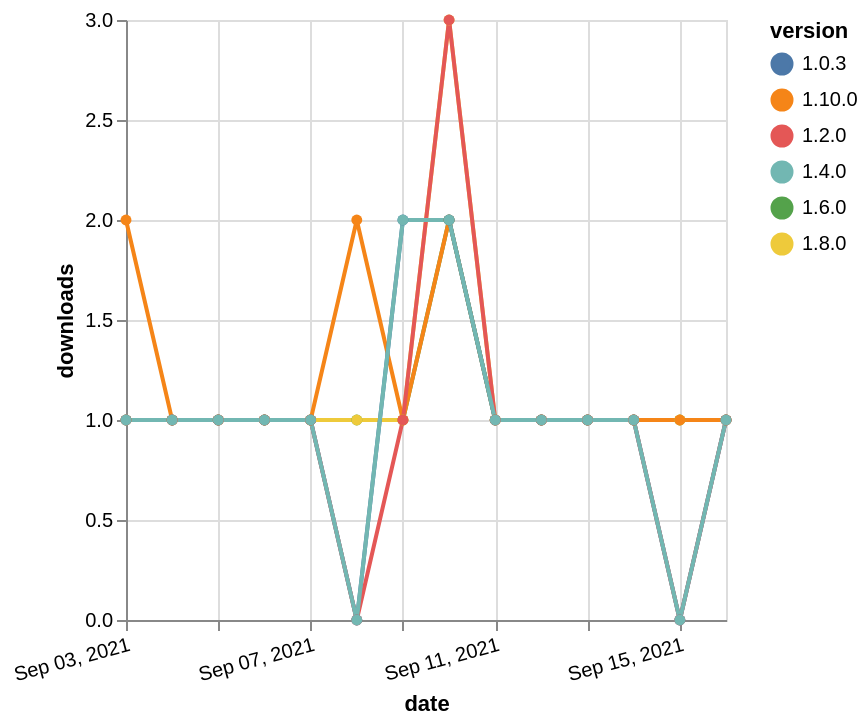

Write the Vega-Lite specification saved for this chart.
### Vega-Lite specification from a JSON file in a GitHub repository (floating-point values rounded to 4 significant figures)
{"$schema": "https://vega.github.io/schema/vega-lite/v5.json", "description": "A simple bar chart with embedded data.", "data": {"values": [{"date": "2021-09-03", "total": 162, "delta": 1, "version": "1.6.0"}, {"date": "2021-09-04", "total": 163, "delta": 1, "version": "1.6.0"}, {"date": "2021-09-05", "total": 164, "delta": 1, "version": "1.6.0"}, {"date": "2021-09-06", "total": 165, "delta": 1, "version": "1.6.0"}, {"date": "2021-09-07", "total": 166, "delta": 1, "version": "1.6.0"}, {"date": "2021-09-08", "total": 167, "delta": 1, "version": "1.6.0"}, {"date": "2021-09-09", "total": 168, "delta": 1, "version": "1.6.0"}, {"date": "2021-09-10", "total": 170, "delta": 2, "version": "1.6.0"}, {"date": "2021-09-11", "total": 171, "delta": 1, "version": "1.6.0"}, {"date": "2021-09-12", "total": 172, "delta": 1, "version": "1.6.0"}, {"date": "2021-09-13", "total": 173, "delta": 1, "version": "1.6.0"}, {"date": "2021-09-14", "total": 174, "delta": 1, "version": "1.6.0"}, {"date": "2021-09-15", "total": 175, "delta": 1, "version": "1.6.0"}, {"date": "2021-09-16", "total": 176, "delta": 1, "version": "1.6.0"}, {"date": "2021-09-03", "total": 181, "delta": 1, "version": "1.8.0"}, {"date": "2021-09-04", "total": 182, "delta": 1, "version": "1.8.0"}, {"date": "2021-09-05", "total": 183, "delta": 1, "version": "1.8.0"}, {"date": "2021-09-06", "total": 184, "delta": 1, "version": "1.8.0"}, {"date": "2021-09-07", "total": 185, "delta": 1, "version": "1.8.0"}, {"date": "2021-09-08", "total": 186, "delta": 1, "version": "1.8.0"}, {"date": "2021-09-09", "total": 187, "delta": 1, "version": "1.8.0"}, {"date": "2021-09-10", "total": 190, "delta": 3, "version": "1.8.0"}, {"date": "2021-09-11", "total": 191, "delta": 1, "version": "1.8.0"}, {"date": "2021-09-12", "total": 192, "delta": 1, "version": "1.8.0"}, {"date": "2021-09-13", "total": 193, "delta": 1, "version": "1.8.0"}, {"date": "2021-09-14", "total": 194, "delta": 1, "version": "1.8.0"}, {"date": "2021-09-15", "total": 195, "delta": 1, "version": "1.8.0"}, {"date": "2021-09-16", "total": 196, "delta": 1, "version": "1.8.0"}, {"date": "2021-09-03", "total": 119, "delta": 2, "version": "1.10.0"}, {"date": "2021-09-04", "total": 120, "delta": 1, "version": "1.10.0"}, {"date": "2021-09-05", "total": 121, "delta": 1, "version": "1.10.0"}, {"date": "2021-09-06", "total": 122, "delta": 1, "version": "1.10.0"}, {"date": "2021-09-07", "total": 123, "delta": 1, "version": "1.10.0"}, {"date": "2021-09-08", "total": 125, "delta": 2, "version": "1.10.0"}, {"date": "2021-09-09", "total": 126, "delta": 1, "version": "1.10.0"}, {"date": "2021-09-10", "total": 128, "delta": 2, "version": "1.10.0"}, {"date": "2021-09-11", "total": 129, "delta": 1, "version": "1.10.0"}, {"date": "2021-09-12", "total": 130, "delta": 1, "version": "1.10.0"}, {"date": "2021-09-13", "total": 131, "delta": 1, "version": "1.10.0"}, {"date": "2021-09-14", "total": 132, "delta": 1, "version": "1.10.0"}, {"date": "2021-09-15", "total": 133, "delta": 1, "version": "1.10.0"}, {"date": "2021-09-16", "total": 134, "delta": 1, "version": "1.10.0"}, {"date": "2021-09-03", "total": 229, "delta": 1, "version": "1.0.3"}, {"date": "2021-09-04", "total": 230, "delta": 1, "version": "1.0.3"}, {"date": "2021-09-05", "total": 231, "delta": 1, "version": "1.0.3"}, {"date": "2021-09-06", "total": 232, "delta": 1, "version": "1.0.3"}, {"date": "2021-09-07", "total": 233, "delta": 1, "version": "1.0.3"}, {"date": "2021-09-08", "total": 233, "delta": 0, "version": "1.0.3"}, {"date": "2021-09-09", "total": 235, "delta": 2, "version": "1.0.3"}, {"date": "2021-09-10", "total": 237, "delta": 2, "version": "1.0.3"}, {"date": "2021-09-11", "total": 238, "delta": 1, "version": "1.0.3"}, {"date": "2021-09-12", "total": 239, "delta": 1, "version": "1.0.3"}, {"date": "2021-09-13", "total": 240, "delta": 1, "version": "1.0.3"}, {"date": "2021-09-14", "total": 241, "delta": 1, "version": "1.0.3"}, {"date": "2021-09-15", "total": 241, "delta": 0, "version": "1.0.3"}, {"date": "2021-09-16", "total": 242, "delta": 1, "version": "1.0.3"}, {"date": "2021-09-03", "total": 326, "delta": 1, "version": "1.2.0"}, {"date": "2021-09-04", "total": 327, "delta": 1, "version": "1.2.0"}, {"date": "2021-09-05", "total": 328, "delta": 1, "version": "1.2.0"}, {"date": "2021-09-06", "total": 329, "delta": 1, "version": "1.2.0"}, {"date": "2021-09-07", "total": 330, "delta": 1, "version": "1.2.0"}, {"date": "2021-09-08", "total": 330, "delta": 0, "version": "1.2.0"}, {"date": "2021-09-09", "total": 331, "delta": 1, "version": "1.2.0"}, {"date": "2021-09-10", "total": 334, "delta": 3, "version": "1.2.0"}, {"date": "2021-09-11", "total": 335, "delta": 1, "version": "1.2.0"}, {"date": "2021-09-12", "total": 336, "delta": 1, "version": "1.2.0"}, {"date": "2021-09-13", "total": 337, "delta": 1, "version": "1.2.0"}, {"date": "2021-09-14", "total": 338, "delta": 1, "version": "1.2.0"}, {"date": "2021-09-15", "total": 338, "delta": 0, "version": "1.2.0"}, {"date": "2021-09-16", "total": 339, "delta": 1, "version": "1.2.0"}, {"date": "2021-09-03", "total": 178, "delta": 1, "version": "1.4.0"}, {"date": "2021-09-04", "total": 179, "delta": 1, "version": "1.4.0"}, {"date": "2021-09-05", "total": 180, "delta": 1, "version": "1.4.0"}, {"date": "2021-09-06", "total": 181, "delta": 1, "version": "1.4.0"}, {"date": "2021-09-07", "total": 182, "delta": 1, "version": "1.4.0"}, {"date": "2021-09-08", "total": 182, "delta": 0, "version": "1.4.0"}, {"date": "2021-09-09", "total": 184, "delta": 2, "version": "1.4.0"}, {"date": "2021-09-10", "total": 186, "delta": 2, "version": "1.4.0"}, {"date": "2021-09-11", "total": 187, "delta": 1, "version": "1.4.0"}, {"date": "2021-09-12", "total": 188, "delta": 1, "version": "1.4.0"}, {"date": "2021-09-13", "total": 189, "delta": 1, "version": "1.4.0"}, {"date": "2021-09-14", "total": 190, "delta": 1, "version": "1.4.0"}, {"date": "2021-09-15", "total": 190, "delta": 0, "version": "1.4.0"}, {"date": "2021-09-16", "total": 191, "delta": 1, "version": "1.4.0"}]}, "width": "container", "mark": {"type": "line", "point": {"filled": true}}, "encoding": {"x": {"field": "date", "type": "temporal", "timeUnit": "yearmonthdate", "title": "date", "axis": {"labelAngle": -15}}, "y": {"field": "delta", "type": "quantitative", "title": "downloads"}, "color": {"field": "version", "type": "nominal"}, "tooltip": {"field": "delta"}}}
